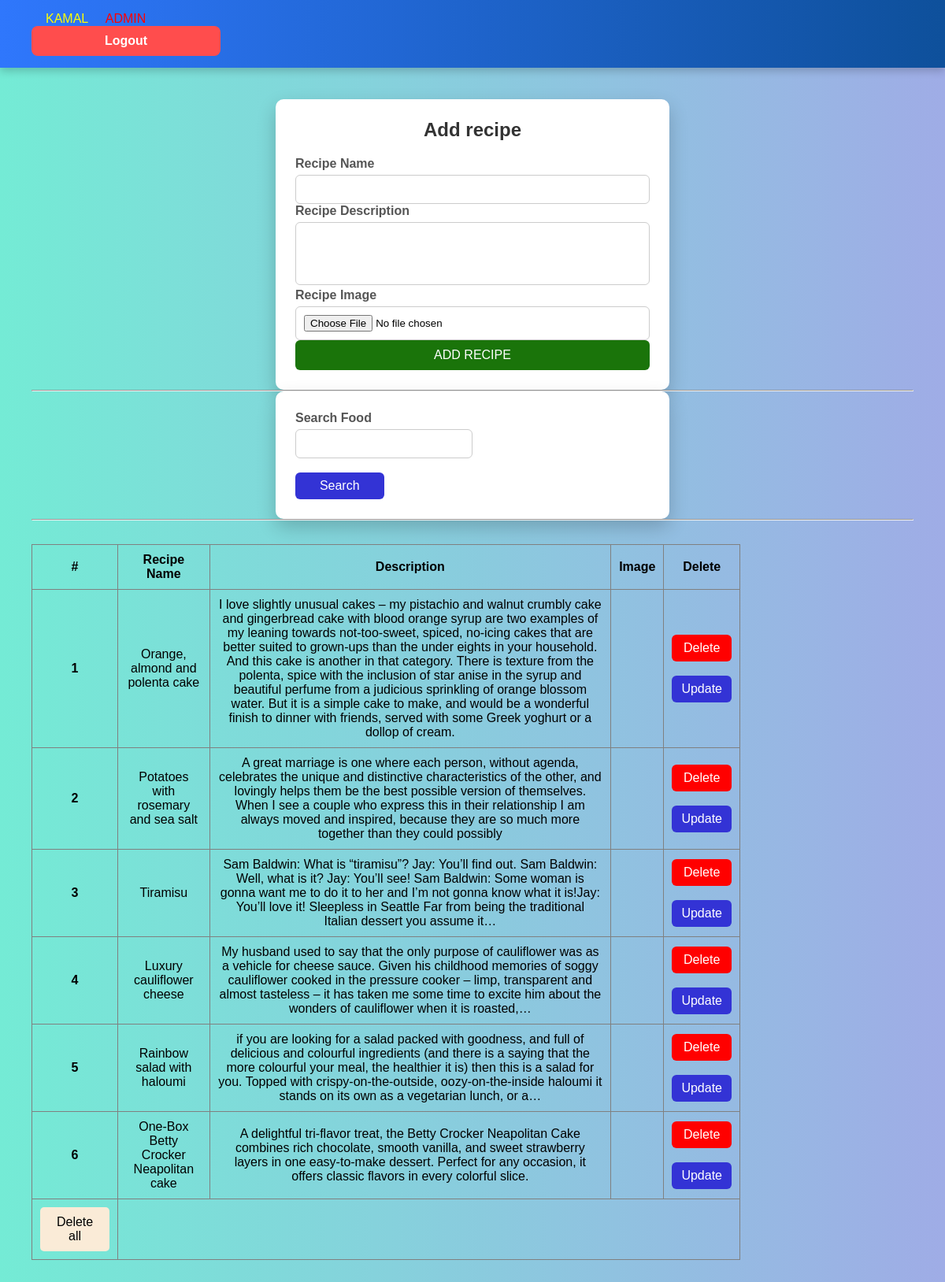
/ (signed in), run on the app's committed database.
### kamal/models.py (models this page shows)
class Recipe(models.Model):
    user = models.ForeignKey(User , on_delete=models.SET_NULL, blank=True, null=True)
    recipe_name = models.CharField(max_length=100)
    description = models.TextField()
    image = CloudinaryField('image', blank=True, null=True)

### kamal/views.py (the view, shortened to what this page needs)
# urls.py: path('', views.recipe),
@login_required (login_url='/login/')
def recipe(request):
    queryset = Recipe.objects.all()
    search_query = request.GET.get('search')
    print("Search Query:", search_query)
    if search_query:
        queryset = queryset.filter(recipe_name__icontains=search_query)
    return render(request, 'recipe.html', {'recipe': queryset})

### kamal/templates/recipe.html (shortened to what this page needs)
{% extends "base.html" %}
{%load static%}
  {% block content %}
    <div class="container mt-5">
<form class="col-6 mx-auto card p-3 shadow-lg" style="width: 50%;" method="post" enctype="multipart/form-data">
    <h2>Add recipe</h2>
  <div class="mb-3">
    <label for="exampleInputEmail1" class="form-label">Recipe Name</label>
    <input name="recipe_name" required type="text" class="form-control">
  </div>
  <div class="mb-3">
    <label for="exampleInputPassword1"  class="form-label">Recipe Description</label>
   <textarea  class="form-control" name="description" required></textarea>
  </div>
  <div class="mb-3">
    <label for="exampleInputPassword1" class="form-label">Recipe Image</label>
    <input name="image"  type="file" class="form-control" >
  </div>
  <button type="submit" class="btn btn-primary">ADD RECIPE</button>
</form>
<hr>
<div class="mt-5">
     <form method="GET">
    <div class="mb-3">
        <label style="font-weight:700">Search Food</label><br>
        <input name="search" value="{{ request.GET.search }}" type="text" class="form-control" style="width:50%">
    <br>
    </div><br>
<button type="submit" class="up-btn">Search</button>
</form>
</div>
<hr>
<table border="1" cellpadding="10" style="margin-top: 30px; width: 100%; align-items: center;">
  <thead>
    <tr>
      <th scope="col">#</th>
      <th scope="col">Recipe Name</th>
      <th scope="col">Description</th>
      <th scope="col">Image</th>
      <th scope="col">Delete</th>
    </tr>
  </thead>
  <tbody>
 {% for items in recipe %}
<tr>
    <th scope="row">{{ forloop.counter }}</th>
    <td>{{ items.recipe_name }}</td>
    <td>{{ items.description }}</td>
    <td>
    </td>
    <td>
        {% if items.user == request.user or request.user.is_superuser %}
            <a href="/delete/{{ items.id }}/">
                <button type="button" class="delete-btn">Delete</button>
            </a>
            <br><br>
            <a href="/update/{{ items.id }}/">
                <button type="button" class="update-btn">Update</button>
            </a>
        {% else %}
            <span style="color:gray;">View Only</span>
        {% endif %}
    </td>
</tr>
{% endfor %}
    <td>
      <div class="btn-container">
        <a href="/delete_all"><button class="Delete-all-btn">Delete all</button></a>
        </div>
      </td>
  </tbody>
</table>
    </div>
    {% endblock  %}

### kamal/templates/base.html (shortened to what this page needs)
{% load static %}
<!DOCTYPE html>
<html lang="en">
<head>
  <link rel="stylesheet" href="{% static 'recipe.css' %}">
</head>
<body>
 <nav class="navbar navbar-expand-lg navbar-dark bg-dark">
   <div>
{% if request.user.username %}
<span style="color:yellow; padding:10px 18px; border-radius: 8px; transition: 0.3s ease;">{{request.user.username}}</span>
{%endif%}
{% if request.user.is_superuser %}
<span style="color:red;">ADMIN</span>
{% endif %}
<a href="/logout/"><button class="logout-btn">Logout</button></a>
</div>
</nav>
{% block content %}{% endblock  %}
</body>
</html>

### kamal/static/recipe.css (style rules this page uses)
body { font-family: Arial, sans-serif; background: linear-gradient(to right, #74ebd5, #9face6); margin: 0; padding: 0; }
.container { display: block; flex-direction: column; align-items: center; gap: 30px; padding: 40px; }
form { background: #ffffff; border-radius: 10px; padding: 25px; margin: auto; width: 1000px; max-width: 500px; box-shadow: 0 10px 25px rgba(0, 0, 0, 0.2); }
h2 { text-align: center; margin-bottom: 20px; color: #333; }
label { font-weight: bold; color: #555; }
input, textarea { width: 100%; padding: 10px; margin-top: 5px; border-radius: 6px; border: 1px solid #ccc; outline: none; transition: 0.3s; }
textarea { resize: none; height: 80px; }
button { width: 100%; padding: 10px; border: none; background: #1a740a; color: white; font-size: 16px; border-radius: 6px; cursor: pointer; transition: 0.3s; }
table { width: 100%; border-collapse: collapse; max-width: 900px; text-align: center; }
th, td { padding: 10px; text-align: center; }
.delete-btn { background: red; color: white ; padding: 8px 12px; border: none; cursor: pointer; }
.btn-container { display: flex; justify-content: flex-end; }
.Delete-all-btn { background-color: antiquewhite; color: black; padding: 10px 20px; border: none; border-radius: 5px; cursor: pointer; float: right; }
.update-btn { background: rgb(51, 51, 213); color: white; padding: 8px 12px; border: none; cursor: pointer; }
.up-btn { background: rgb(51, 51, 213); color: white; padding: 8px 12px; border: none; cursor: pointer; width: 25%; }

### kamal/templates/base.html (style rules this page uses)
* { margin: 0; padding: 0; box-sizing: border-box; }
.navbar { width: 100%; background: linear-gradient(to right, #2f77fc, #0e509b); padding: 15px 40px; display: flex; justify-content: space-between; align-items: right; box-shadow: 0 4px 10px rgba(0,0,0,0.2); }
.logout-btn { background-color: #ff4d4d; color: white; 23569-07\89+2 text-decoration: none; align-items: right; padding: 10px 18px; border-radius: 8px; font-size: 16px; font-weight: bold; transition: 0.3s ease; }

### data on the page
Recipe: recipe_name "Orange, almond and polenta cake", description "I love slightly unusual cakes – my pistachio and walnut crumbly cake and gingerbread cake with blood orange syrup are two examples of my leaning towards not-too-sweet, spiced, no-icing cakes that are better suited to grown-ups than the under eights in your household. And this cake is another in that category. There is texture from the polenta, spice with the inclusion of star anise in the syrup and beautiful perfume from a judicious sprinkling of orange blossom water. But it is a simple cake to make, and would be a wonderful finish to dinner with friends, served with some Greek yoghurt or a dollop of cream."
Recipe: recipe_name "Potatoes with rosemary and sea salt", description "A great marriage is one where each person, without agenda, celebrates the unique and distinctive characteristics of the other, and lovingly helps them be the best possible version of themselves. When I see a couple who express this in their relationship I am always moved and inspired, because they are so much more together than they could possibly"
Recipe: recipe_name "Tiramisu", description "Sam Baldwin: What is “tiramisu”? Jay: You’ll find out. Sam Baldwin: Well, what is it? Jay: You’ll see! Sam Baldwin: Some woman is gonna want me to do it to her and I’m not gonna know what it is!Jay: You’ll love it! Sleepless in Seattle Far from being the traditional Italian dessert you assume it…"
Recipe: recipe_name "Luxury cauliflower cheese", description "My husband used to say that the only purpose of cauliflower was as a vehicle for cheese sauce. Given his childhood memories of soggy cauliflower cooked in the pressure cooker – limp, transparent and almost tasteless – it has taken me some time to excite him about the wonders of cauliflower when it is roasted,…"
Recipe: recipe_name "Rainbow salad with haloumi", description "if you are looking for a salad packed with goodness, and full of delicious and colourful ingredients (and there is a saying that the more colourful your meal, the healthier it is) then this is a salad for you. Topped with crispy-on-the-outside, oozy-on-the-inside haloumi it stands on its own as a vegetarian lunch, or a…"
Recipe: recipe_name "One-Box Betty Crocker Neapolitan cake", description "A delightful tri-flavor treat, the Betty Crocker Neapolitan Cake combines rich chocolate, smooth vanilla, and sweet strawberry layers in one easy-to-make dessert. Perfect for any occasion, it offers classic flavors in every colorful slice."

### other printed values
{{ request.user.username }} "KAMAL"
